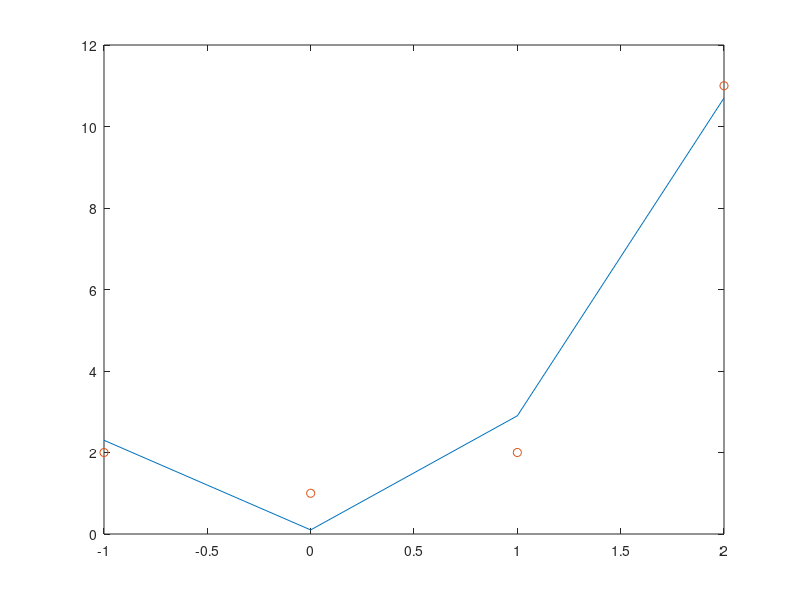

The MATLAB source for this figure:
clear;
clc;

x = [-1 0 1 2];
y = [2 1 2 11];

mean_x = mean(x);
mean_y = mean(y);
printf("Media lui x este %d si media lui y este %d\n", mean_x, mean_y);

disp_x = var(x);
disp_y = var(y);
printf("Dispersia lui x este %d si dispersia lui y este %d\n", disp_x, disp_y);

covar = cov(x, y);
printf("Covarianta este %d\n", covar);

coef = corrcoef(x, y);
printf("Coeficientul de corelatie este\n");
display(coef);

dr = polyfit(x, y, 2);
plot(x, dr(1)*x.^2 + dr(2)*x + dr(3), x, y, 'o');

printf("Pentru x = 2.5, valoarea lui y este %d\n", dr(1)*2.5.^2 + dr(2)*2.5 + dr(3));
printf("Pentru x = 3, valoarea lui y este %d\n", dr(1)*3.^2 + dr(2)*3 + dr(3));